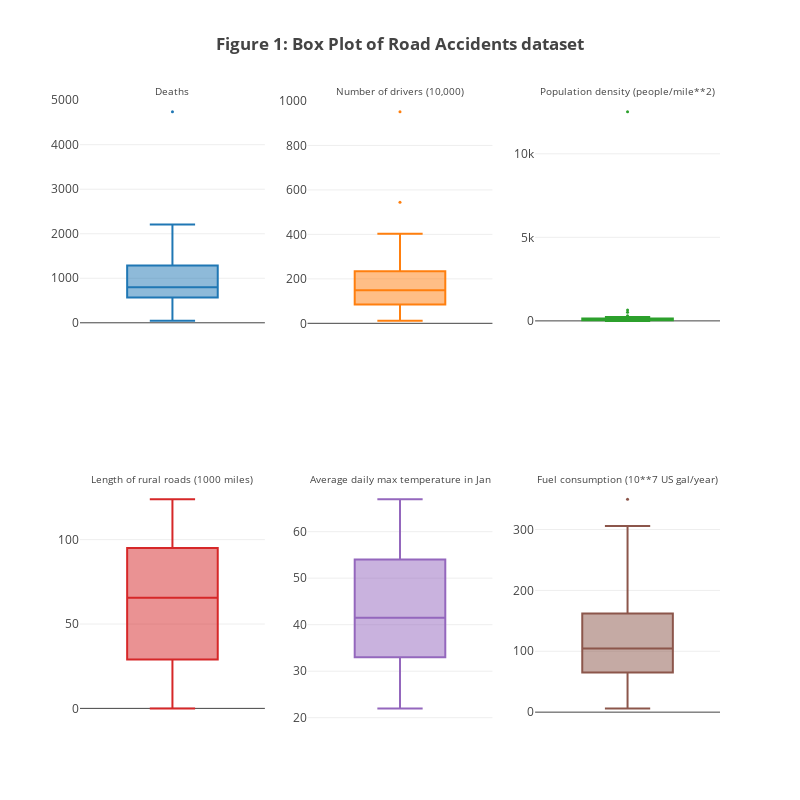

Notebook source saved alongside this figure:
### Markdown cell above
As we can see above, the column labels are more descriptive. Because the dataset is quite small, no memory optimization/downcast operations are needed.

We can now start a simple box plot.

### Code cell
trace1 = go.Box(y=df.iloc[:,1], marker = dict(size=3), text = df['State'])
trace2 = go.Box(y=df.iloc[:,2], marker = dict(size=3), text = df['State'])
trace3 = go.Box(y=df.iloc[:,3], marker = dict(size=3), text = df['State'])
trace4 = go.Box(y=df.iloc[:,4], marker = dict(size=3), text = df['State'])
trace5 = go.Box(y=df.iloc[:,5], marker = dict(size=3), text = df['State'])
trace6 = go.Box(y=df.iloc[:,6], marker = dict(size=3), text = df['State'])

# we have to make subplots because the scales are different for the variables
fig = tools.make_subplots(rows=2, cols=3, print_grid=False,
                          subplot_titles= (df.columns[1], df.columns[2], df.columns[3],
                                           df.columns[4], df.columns[5], df.columns[6]
                                                          ))

fig.append_trace(trace1, 1, 1)
fig.append_trace(trace2, 1, 2)
fig.append_trace(trace3, 1, 3)
fig.append_trace(trace4, 2, 1)
fig.append_trace(trace5, 2, 2)
fig.append_trace(trace6, 2, 3)

fig['layout'].update(height=800, width=800, title='<b>Figure 1: Box Plot of Road Accidents dataset</b>')
fig['layout'].update(showlegend=False)

# https://github.com/plotly/plotly.py/issues/985
for i in fig['layout']['annotations']:
    i['font'] = dict(size=10)

for prop in fig.layout:
    if prop.startswith('xaxis'):
        # don't really need both xaxis label and subplot title, so turn xaxis label off
        fig.layout[prop].showticklabels = False

        
iplot(fig)

### Figure 1 — Plotly figure (JSON) as saved in the notebook; plotly's stock layout.template omitted (floating-point values rounded to 4 significant figures)
{"data": [{"marker": {"size": 3}, "text": ["Alabama", "Alaska", "Arizona", "Arkanas", "California", "Colorado", "Connecticut", "Delaware", "Washington DC", "Florida", "Georgia", "Idaho", "Illinois", "Indiana", "Iowa", "Kansas", "Kentucky", "Louisiana", "Maine", "Maryland", "Massachusetts", "Michigan", "Minnesota", "Mississippi", "Missouri", "Montana"], "type": "box", "uid": "3852ebf7-5790-48ff-bc2f-67ff7ee46185", "xaxis": "x", "y": [968, 43, 588, 640, 4743, 566, 325, 118, 115, 1545, 1302, 262, 2207, 1410, 833, 669, 911, 1037, 1196, 616, 766, 2120, 841, 648, 1289, 259], "yaxis": "y"}, {"marker": {"size": 3}, "text": ["Alabama", "Alaska", "Arizona", "Arkanas", "California", "Colorado", "Connecticut", "Delaware", "Washington DC", "Florida", "Georgia", "Idaho", "Illinois", "Indiana", "Iowa", "Kansas", "Kentucky", "Louisiana", "Maine", "Maryland", "Massachusetts", "Michigan", "Minnesota", "Mississippi", "Missouri", "Montana"], "type": "box", "uid": "813d3296-9105-4075-8e53-f4f1bd7d214d", "xaxis": "x2", "y": [158, 11, 91, 92, 952, 109, 167, 30, 35, 298, 203, 41, 544, 254, 150, 136, 147, 146, 46, 157, 255, 403, 189, 85, 234, 38], "yaxis": "y2"}, {"marker": {"size": 3}, "text": ["Alabama", "Alaska", "Arizona", "Arkanas", "California", "Colorado", "Connecticut", "Delaware", "Washington DC", "Florida", "Georgia", "Idaho", "Illinois", "Indiana", "Iowa", "Kansas", "Kentucky", "Louisiana", "Maine", "Maryland", "Massachusetts", "Michigan", "Minnesota", "Mississippi", "Missouri", "Montana"], "type": "box", "uid": "54c96e88-60fa-43fb-8c8b-b9313a1ff384", "xaxis": "x3", "y": [64, 0.4, 12, 34, 100, 17, 518, 226, 12524, 91, 68, 8.1, 180, 129, 49, 27, 76, 72, 31, 314, 655, 137, 43, 46, 63, 4.6], "yaxis": "y3"}, {"marker": {"size": 3}, "text": ["Alabama", "Alaska", "Arizona", "Arkanas", "California", "Colorado", "Connecticut", "Delaware", "Washington DC", "Florida", "Georgia", "Idaho", "Illinois", "Indiana", "Iowa", "Kansas", "Kentucky", "Louisiana", "Maine", "Maryland", "Massachusetts", "Michigan", "Minnesota", "Mississippi", "Missouri", "Montana"], "type": "box", "uid": "1a466221-2481-481a-b443-b86e3d3ca550", "xaxis": "x4", "y": [66, 5.9, 33, 73, 118, 73, 5.1, 3.4, 0, 57, 83, 40, 102, 89, 100, 124, 65, 40, 19, 29, 17, 95, 110, 59, 100, 72], "yaxis": "y4"}, {"marker": {"size": 3}, "text": ["Alabama", "Alaska", "Arizona", "Arkanas", "California", "Colorado", "Connecticut", "Delaware", "Washington DC", "Florida", "Georgia", "Idaho", "Illinois", "Indiana", "Iowa", "Kansas", "Kentucky", "Louisiana", "Maine", "Maryland", "Massachusetts", "Michigan", "Minnesota", "Mississippi", "Missouri", "Montana"], "type": "box", "uid": "78b8aa3b-f502-47c5-917a-b282104a9650", "xaxis": "x5", "y": [62, 30, 64, 51, 65, 42, 37, 41, 44, 67, 54, 36, 33, 37, 30, 42, 44, 65, 30, 44, 37, 33, 22, 57, 40, 29], "yaxis": "y5"}, {"marker": {"size": 3}, "text": ["Alabama", "Alaska", "Arizona", "Arkanas", "California", "Colorado", "Connecticut", "Delaware", "Washington DC", "Florida", "Georgia", "Idaho", "Illinois", "Indiana", "Iowa", "Kansas", "Kentucky", "Louisiana", "Maine", "Maryland", "Massachusetts", "Michigan", "Minnesota", "Mississippi", "Missouri", "Montana"], "type": "box", "uid": "64a30ad3-1488-4286-8a63-63e1ccb5fdaf", "xaxis": "x6", "y": [119, 6.2, 65, 74, 105, 78, 95, 20, 23, 216, 162, 29, 350, 196, 109, 94, 104, 109, 37, 113, 166, 306, 132, 77, 180, 31], "yaxis": "y6"}], "layout": {"annotations": [{"font": {"size": 10}, "showarrow": false, "text": "Deaths", "x": 0.1444, "xanchor": "center", "xref": "paper", "y": 1, "yanchor": "bottom", "yref": "paper"}, {"font": {"size": 10}, "showarrow": false, "text": "Number of drivers (10,000)", "x": 0.5, "xanchor": "center", "xref": "paper", "y": 1, "yanchor": "bottom", "yref": "paper"}, {"font": {"size": 10}, "showarrow": false, "text": "Population density (people/mile**2)", "x": 0.8556, "xanchor": "center", "xref": "paper", "y": 1, "yanchor": "bottom", "yref": "paper"}, {"font": {"size": 10}, "showarrow": false, "text": "Length of rural roads (1000 miles)", "x": 0.1444, "xanchor": "center", "xref": "paper", "y": 0.375, "yanchor": "bottom", "yref": "paper"}, {"font": {"size": 10}, "showarrow": false, "text": "Average daily max temperature in Jan", "x": 0.5, "xanchor": "center", "xref": "paper", "y": 0.375, "yanchor": "bottom", "yref": "paper"}, {"font": {"size": 10}, "showarrow": false, "text": "Fuel consumption (10**7 US gal/year)", "x": 0.8556, "xanchor": "center", "xref": "paper", "y": 0.375, "yanchor": "bottom", "yref": "paper"}], "height": 800, "showlegend": false, "title": "<b>Figure 1: Box Plot of Road Accidents dataset</b>", "width": 800, "xaxis": {"anchor": "y", "domain": [0, 0.2889], "showticklabels": false}, "xaxis2": {"anchor": "y2", "domain": [0.3556, 0.6444], "showticklabels": false}, "xaxis3": {"anchor": "y3", "domain": [0.7111, 1], "showticklabels": false}, "xaxis4": {"anchor": "y4", "domain": [0, 0.2889], "showticklabels": false}, "xaxis5": {"anchor": "y5", "domain": [0.3556, 0.6444], "showticklabels": false}, "xaxis6": {"anchor": "y6", "domain": [0.7111, 1], "showticklabels": false}, "yaxis": {"anchor": "x", "domain": [0.625, 1]}, "yaxis2": {"anchor": "x2", "domain": [0.625, 1]}, "yaxis3": {"anchor": "x3", "domain": [0.625, 1]}, "yaxis4": {"anchor": "x4", "domain": [0, 0.375]}, "yaxis5": {"anchor": "x5", "domain": [0, 0.375]}, "yaxis6": {"anchor": "x6", "domain": [0, 0.375]}}}
